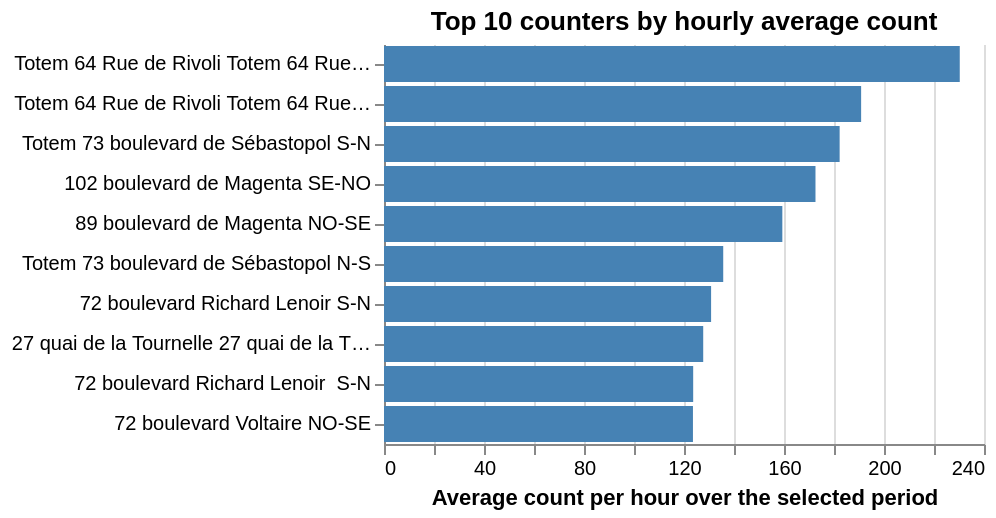

Notebook cell for this chart:
### Markdown cell above
> **Tip**
>
> <div class="callout callout-style-default callout-tip callout-titled">
> <div class="callout-header d-flex align-content-center">
> <div class="callout-icon-container">
> <i class="callout-icon"></i>
> </div>
> <div class="callout-title-container flex-fill">
> Exercise 7: A Barplot with Plotly
> </div>
> </div>
> <div class="callout-body-container callout-body">
>
> The goal is to recreate the first red bar chart using `Plotly`.
>
> 1.  Create the chart using the appropriate function from `plotly.express` and…
>     -   Do not use the default theme but one with a white background to achieve a result similar to that on the *open-data* site.
>     -   Use the `color_discrete_sequence` argument for the red color.
>     -   Remember to label the axes.
>     -   Consider the text color for the lower axis.
> 2.  Try another theme with a dark background. For colors, group the three highest values together and separate the others.
>
> </div>
> </div>

## 7.4 The `altair` Library

For this example, we will recreate our previous figure.

Like `ggplot`/`plotnine`, `Vega` is a graphics ecosystem designed to implement the grammar of graphics from Wilkinson (2011). The syntax of `Vega` is therefore based on a declarative principle: a construction is declared through layers and progressive data transformations.

Originally, `Vega` was based on a JSON syntax, hence its strong connection to `Javascript`. However, there is a Python API that allows for creating these types of interactive figures natively in Python. To understand the logic of constructing an `altair` code, here is how to replicate the previous figure:

### Code cell
import altair as alt

fig2 = (
    alt.Chart(df1.reset_index())
    .mark_bar(color='steelblue')
    .encode(
        x=alt.X('sum_counts:Q', title='Average count per hour over the selected period'),
        y=alt.Y('nom_compteur:N', sort='-x', title=''),
        tooltip=[
            alt.Tooltip('nom_compteur:N', title='Counter name'),
            alt.Tooltip('sum_counts:Q', title='Hourly average')
        ]
    ).properties(
        title='Top 10 counters by hourly average count'
    ).configure_view(
        strokeOpacity=0
    )
)

fig2.interactive()

### Figure 1 — Vega-Lite specification as saved in the notebook (floating-point values rounded to 4 significant figures)
{"config": {"view": {"continuousWidth": 300, "continuousHeight": 300, "strokeOpacity": 0}}, "data": {"name": "data-bbeafbff0e8a4090f48afb5647d525e0"}, "mark": {"type": "bar", "color": "steelblue"}, "encoding": {"tooltip": [{"field": "nom_compteur", "title": "Counter name", "type": "nominal"}, {"field": "sum_counts", "title": "Hourly average", "type": "quantitative"}], "x": {"field": "sum_counts", "title": "Average count per hour over the selected period", "type": "quantitative"}, "y": {"field": "nom_compteur", "sort": "-x", "title": "", "type": "nominal"}}, "params": [{"name": "param_2", "select": {"type": "interval", "encodings": ["x", "y"]}, "bind": "scales"}], "title": "Top 10 counters by hourly average count", "$schema": "https://vega.github.io/schema/vega-lite/v5.20.1.json", "datasets": {"data-bbeafbff0e8a4090f48afb5647d525e0": [{"nom_compteur": "72 boulevard Voltaire NO-SE", "sum_counts": 123.6}, {"nom_compteur": "72 boulevard Richard Lenoir  S-N", "sum_counts": 123.7}, {"nom_compteur": "27 quai de la Tournelle 27 quai de la Tournelle Vélos SE-NO", "sum_counts": 127.7}, {"nom_compteur": "72 boulevard Richard Lenoir S-N", "sum_counts": 130.8}, {"nom_compteur": "Totem 73 boulevard de Sébastopol N-S", "sum_counts": 135.7}, {"nom_compteur": "89 boulevard de Magenta NO-SE", "sum_counts": 159.3}, {"nom_compteur": "102 boulevard de Magenta SE-NO", "sum_counts": 172.6}, {"nom_compteur": "Totem 73 boulevard de Sébastopol S-N", "sum_counts": 182.3}, {"nom_compteur": "Totem 64 Rue de Rivoli Totem 64 Rue de Rivoli Vélos E-O", "sum_counts": 190.9}, {"nom_compteur": "Totem 64 Rue de Rivoli Totem 64 Rue de Rivoli Vélos O-E", "sum_counts": 230.3}]}}
